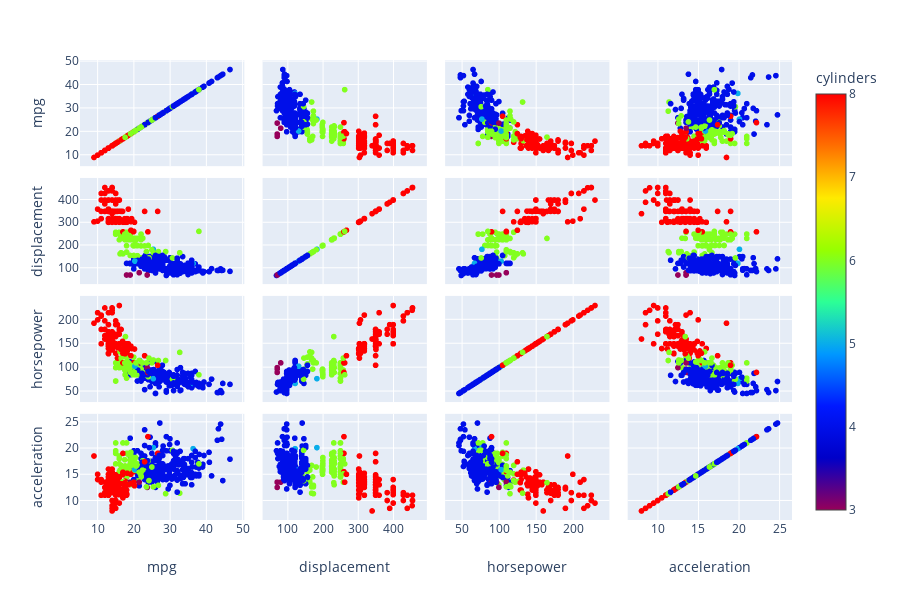

This figure's notebook cell:
### Code cell
cols = df.select_dtypes(include=['float', 'int']).columns.tolist()
fig = px.scatter_matrix(df, dimensions= cols, color = 'cylinders', color_continuous_scale=px.colors.sequential.Rainbow)
fig.show()

### Figure 1 — Plotly figure (JSON) as saved in the notebook; plotly's stock layout.template omitted (floating-point values rounded to 4 significant figures; data arrays with more than 128 entries replaced by an {"elided": "..."} marker saying what was removed)
{"data": [{"dimensions": [{"axis": {"matches": true}, "label": "mpg", "values": {"elided": "398 float values"}}, {"axis": {"matches": true}, "label": "displacement", "values": {"elided": "398 float values"}}, {"axis": {"matches": true}, "label": "horsepower", "values": {"elided": "398 int values"}}, {"axis": {"matches": true}, "label": "acceleration", "values": {"elided": "398 float values"}}], "hoverlabel": {"namelength": 0}, "hovertemplate": "%{xaxis.title.text}=%{x}<br>%{yaxis.title.text}=%{y}<br>cylinders=%{marker.color}", "legendgroup": "", "marker": {"color": {"elided": "398 int values"}, "coloraxis": "coloraxis", "symbol": "circle"}, "name": "", "showlegend": false, "type": "splom"}], "layout": {"coloraxis": {"colorbar": {"title": {"text": "cylinders"}}, "colorscale": [[0, "rgb(150,0,90)"], [0.125, "rgb(0,0,200)"], [0.25, "rgb(0,25,255)"], [0.375, "rgb(0,152,255)"], [0.5, "rgb(44,255,150)"], [0.625, "rgb(151,255,0)"], [0.75, "rgb(255,234,0)"], [0.875, "rgb(255,111,0)"], [1, "rgb(255,0,0)"]]}, "dragmode": "select", "height": 600, "legend": {"tracegroupgap": 0}, "margin": {"t": 60}}}
